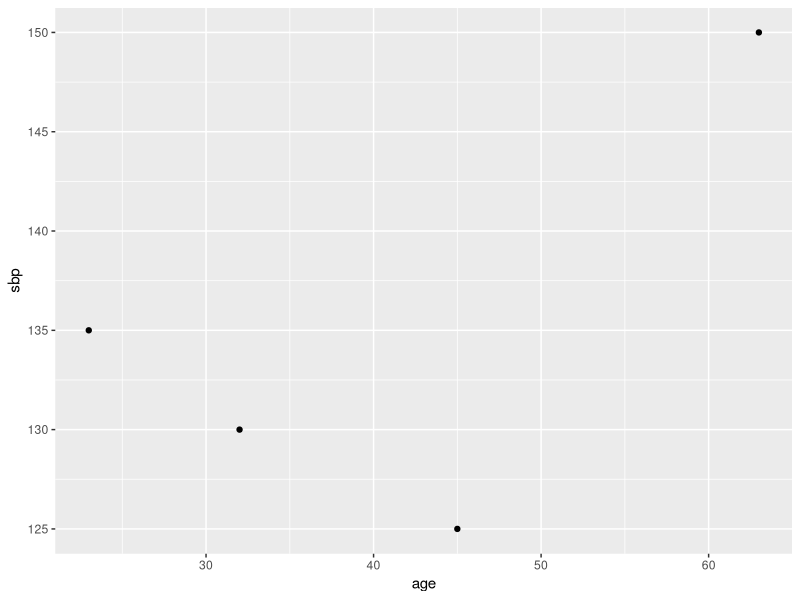
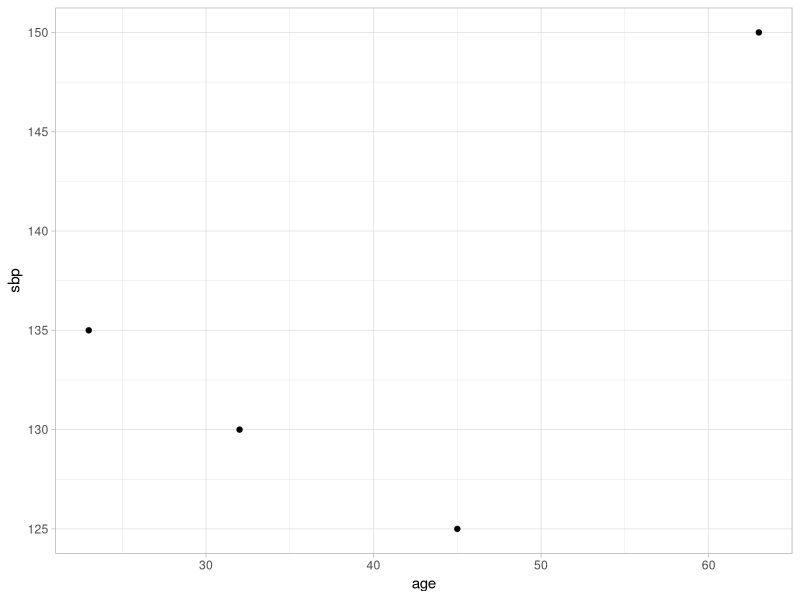
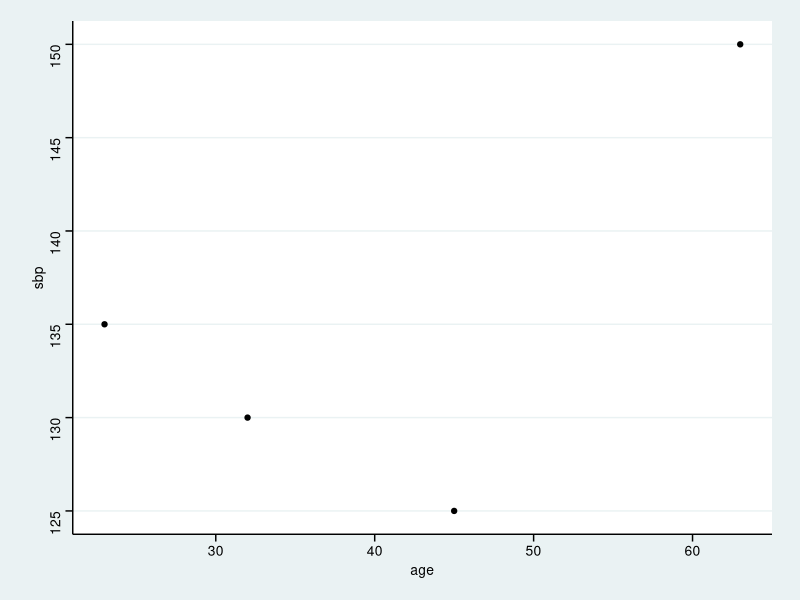
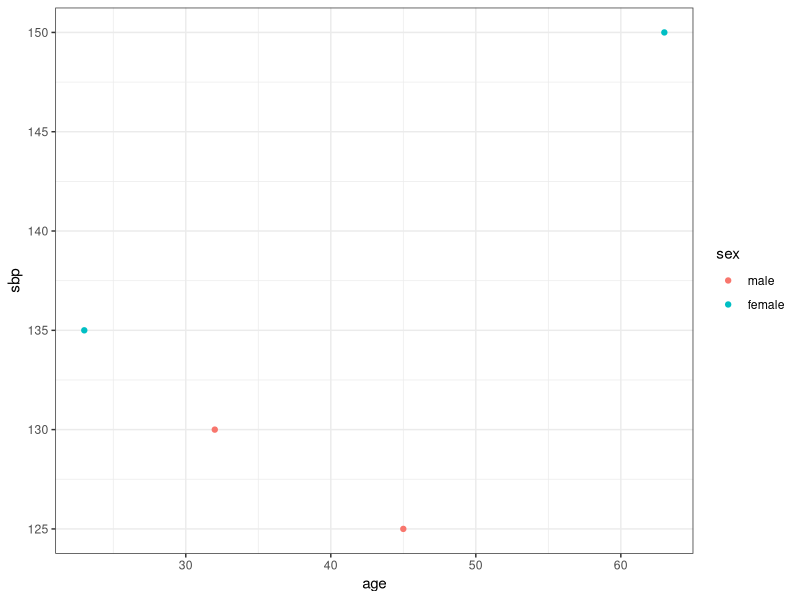
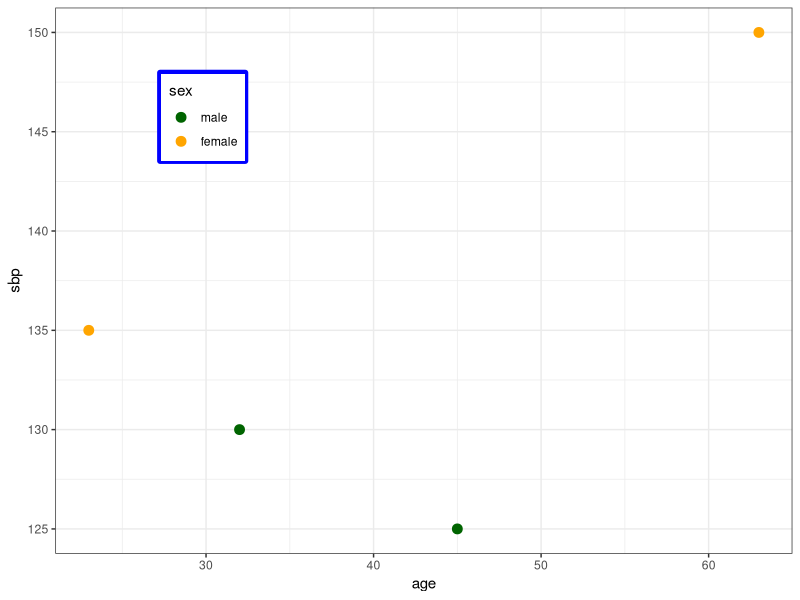
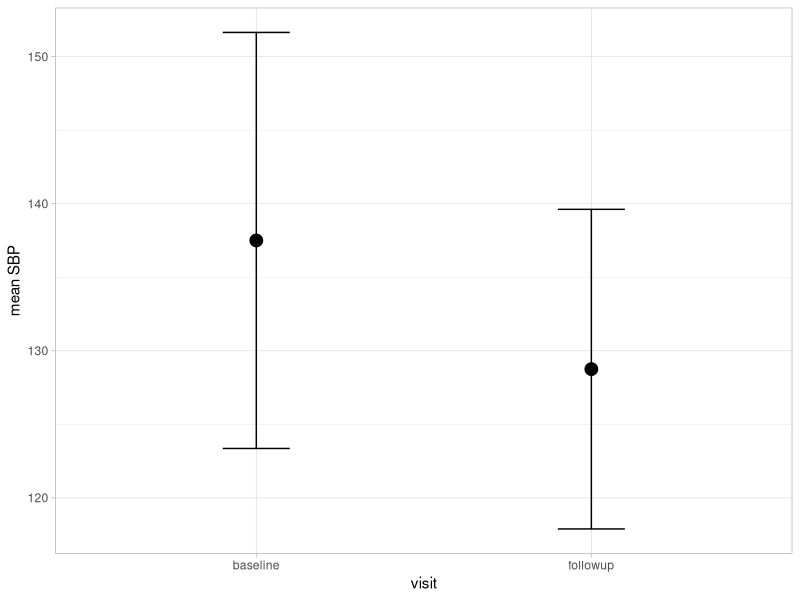

The R source for these figures, in order:
## ---- chunk 1
library(tidyverse)
## ---- chunk 2
v <- c(2.3, 4.6, 1.9)
print(v)
## ---- chunk 3
v <- c("Jack", "Ali", "Margaret", "Jane")
print(v)
## ---- chunk 4
v[3]
## ---- chunk 5
v[c(1,4)]
## ---- chunk 6
tibble( id           = 1:4,
        age          = c(37, 23, 62, 55),
        sbp_baseline = c(135, 120, 155, 140),
        sbp_followup = c(125, 115, 140, 135)) %>%
  print() -> wideDF
## ---- chunk 7
tibble( id    = rep(1:4, each=2),
        visit = rep( c("baseline", "followup"), times=4),
        age   = rep( c(37, 23, 62, 55), each=2),
        sbp   = c(135, 125, 120, 115, 155, 140, 140, 135)) %>%
  print() -> longDF
## ---- chunk 8
longDF %>%
   pivot_wider( names_from  = visit, 
                values_from = sbp   ) %>%
   print()
## ---- chunk 9
wideDF %>%
  pivot_longer( cols      = c(sbp_baseline, sbp_followup), 
                names_to  = "visit", 
                values_to = "sbp") %>%
  print()
## ---- chunk 10
wideDF %>%
  pivot_longer( cols      = c(sbp_baseline, sbp_followup), 
                names_to  = "visit", 
                values_to = "sbp") %>%
  mutate( visit = str_replace(visit, "sbp_", "")) %>%
  print()
## ---- chunk 11
tibble( id  = 1:5,
        sex = c("m", "m", "f", "f", "f"),
        age = c( 45,  32,  57,  63,  23),
        sbp = c(125, 130,  NA, 150, 135)) %>%
  print()   -> sbpDF
## ---- chunk 12
sbpDF %>%
  mutate( missing  = is.na(sbp),
          measured = !is.na(sbp)) %>%
  print()
## ---- chunk 13
sbpDF %>%
  filter( is.na(sbp)) %>%
  print()
## ---- chunk 14
sbpDF %>%
  filter( !is.na(sbp)) %>%
  print()
## ---- chunk 15
sbpDF %>%
  summarise( n    = n(),
             mAge = mean(age),
             mSBP = mean(sbp)) %>%
  print()
## ---- chunk 16
sbpDF %>%
  filter( !is.na(sbp)) %>%
  summarise( n    = n(),
             mAge = mean(age),
             mSBP = mean(sbp)) %>%
  print()
## ---- chunk 17
sbpDF %>%
  summarise( n    = n(),
             mAge = mean(age, na.rm = TRUE),
             mSBP = mean(sbp, na.rm = TRUE)) %>%
  print()
## ---- chunk 18
sbpDF %>%
  str()
## ---- chunk 19
# --- Convert sex from character to factor ----------------------
sbpDF %>%
  mutate( sex = factor(sex)) %>%
  str() 
## ---- chunk 20
# --- Convert sex from character to factor ----------------------
sbpDF %>%
  mutate( sex = factor(sex, 
                       levels = c("m", "f"),
                       labels = c("male", "female"))) %>%
  str()
## ---- chunk 21
print(sbpDF)
## ---- chunk 22
sbpDF %>%
  mutate( sex = factor(sex, 
                       levels = c("m", "f"),
                       labels = c("male", "female"))) %>%
  group_by(sex) %>%
  summarise( meanAge = mean(age, na.rm=TRUE),
             meanSBP = mean(sbp, na.rm=TRUE)) %>%
  print()  -> tabDF
## ---- chunk 23
library(flextable)

tabDF %>%
  flextable()
## ---- chunk 24
tabDF %>%
  flextable() %>%
  border_outer() %>%
  set_header_labels(
    meanAge = "mean age",
    meanSBP = "mean SBP"
  ) %>%
  set_caption("Average age and SBP of mean and women") %>%
  colformat_double(
    j      = c( 2, 3),
    digits = 1
  )
## ---- chunk 25
sbpDF %>%
  ggplot( aes(x = age, y = sbp)) +
  geom_point()
## ---- chunk 26
sbpDF %>%
  ggplot( aes(x = age, y = sbp)) +
  geom_point() +
  theme_light()
## ---- chunk 27
library(ggthemes)

sbpDF %>%
  ggplot( aes(x = age, y = sbp)) +
  geom_point() +
  theme_stata()
## ---- chunk 28
sbpDF %>%
  mutate( sex = factor(sex, 
                       levels = c("m", "f"),
                       labels = c("male", "female"))) %>%
  ggplot( aes(x = age, y = sbp, colour = sex)) +
  geom_point() +
  theme_bw()
## ---- chunk 29
sbpDF %>%
  mutate( sex = factor(sex, 
                       levels = c("m", "f"),
                       labels = c("male", "female"))) %>%
  ggplot( aes(x = age, y = sbp, colour = sex)) +
  geom_point( size = 3) +
  scale_colour_manual(values = c("male" = "darkgreen", "female" = "orange")) +
  theme_bw() +
  theme( legend.position = c(0.2, 0.8), 
         legend.box.background = element_rect(colour = "blue", size = 2),
         legend.box.margin = margin(t = 1, l = 1))
## ---- chunk 30
longDF %>%
  group_by(visit) %>%
  summarise( n = n(),
             m = mean(sbp),
             s = sd(sbp))  %>%
  mutate( se = s / sqrt(n),
          lb = m - 1.96 * se,
          ub = m + 1.96 * se) %>%
  print() -> statDF
## ---- chunk 31
statDF %>%
  ggplot( aes(x=visit, y=m)) +
  geom_point( size=4) +
  geom_errorbar( aes(ymin=lb, ymax=ub), width=0.2) +
  labs( y = "mean SBP") +
  theme_light()
